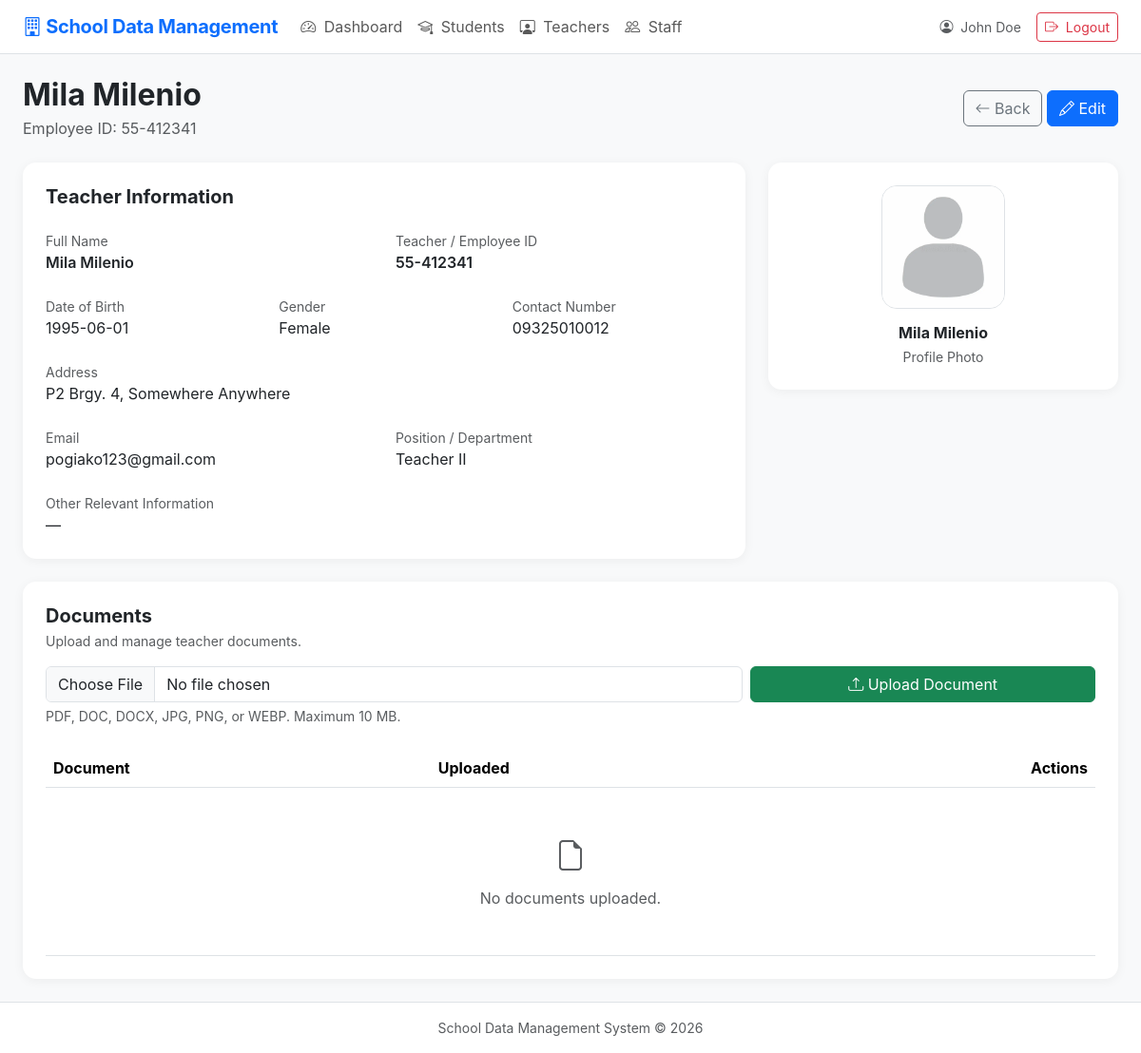
The app's page /teacher_view.php?id=1 (signed in) with its own data.
### tables this page shows
CREATE TABLE `teachers` (
  `id` int(10) UNSIGNED NOT NULL,
  `employee_id` varchar(50) NOT NULL,
  `photo` varchar(255) DEFAULT NULL,
  `full_name` varchar(150) NOT NULL,
  `date_of_birth` date DEFAULT NULL,
  `gender` varchar(30) DEFAULT NULL,
  `address` text DEFAULT NULL,
  `contact_number` varchar(50) DEFAULT NULL,
  `email` varchar(150) DEFAULT NULL,
  `position_department` varchar(150) DEFAULT NULL,
  `other_info` text DEFAULT NULL,
  `created_at` timestamp NOT NULL DEFAULT current_timestamp(),
  `updated_at` timestamp NOT NULL DEFAULT current_timestamp() ON UPDATE current_timestamp(),
  `plantilla_no` varchar(50) DEFAULT NULL,
  `first_day_of_service` date DEFAULT NULL,
  `current_latest_appointment` varchar(255) DEFAULT NULL,
  `deped_email` varchar(150) DEFAULT NULL,
  `personal_email` varchar(150) DEFAULT NULL,
  `degree_finished` varchar(255) DEFAULT NULL,
  `specialization_prc_eligibility` varchar(255) DEFAULT NULL,
  `tin_no` varchar(30) DEFAULT NULL,
  `birthdate` date DEFAULT NULL
);

### config.php (called while the page is built, shortened)
<?php
function e($value) {
    return htmlspecialchars((string)$value, ENT_QUOTES, 'UTF-8');
}
?>

### teacher_view.php (the view, shortened to what this page needs)
<?php
require_once __DIR__ . '/config.php';
$id = (int) ($_GET['id'] ?? 0);
$stmt = $pdo->prepare("
    SELECT *
    FROM teachers
    WHERE id = ?
");
$stmt->execute([$id]);
$teacher = $stmt->fetch();
$stmt = $pdo->prepare("
    SELECT *
    FROM documents
    WHERE owner_type = ?
    AND owner_id = ?
    ORDER BY uploaded_at DESC
");
$stmt->execute([
    'teacher',
    $id
]);
$documents = $stmt->fetchAll();
include 'header.php';
?>
<div class="d-flex flex-wrap justify-content-between align-items-center gap-2 mb-4">
    <div>
        <h2 class="fw-bold mb-1">
            <?= e($teacher['full_name']) ?>
        </h2>
        <p class="text-muted mb-0">
            Employee ID:
            <?= e($teacher['employee_id']) ?>
        </p>
    </div>
    <div>
        <a
            href="teachers.php"
            class="btn btn-outline-secondary"
        >
            <i class="bi bi-arrow-left"></i>
            Back
        </a>
        <a
            href="teacher_form.php?id=<?= (int) $id ?>"
            class="btn btn-primary"
        >
            <i class="bi bi-pencil"></i>
            Edit
        </a>
    </div>
</div>
<div class="row g-4">
    <div class="col-lg-8">
        <div class="card p-4">
            <h5 class="fw-bold mb-4">
                Teacher Information
            </h5>
            <div class="row g-4">
                <div class="col-md-6">
                    <div class="text-muted small">
                        Full Name
                    </div>
                    <div class="fw-semibold">
                        <?= e($teacher['full_name']) ?>
                    </div>
                </div>
                <div class="col-md-6">
                    <div class="text-muted small">
                        Teacher / Employee ID
                    </div>
                    <div class="fw-semibold">
                        <?= e($teacher['employee_id']) ?>
                    </div>
                </div>
                <div class="col-md-4">
                    <div class="text-muted small">
                        Date of Birth
                    </div>
                    <div>
                        <?= !empty($teacher['date_of_birth'])
                            ? e($teacher['date_of_birth'])
                            : '—' ?>
                    </div>
                </div>
                <div class="col-md-4">
                    <div class="text-muted small">
                        Gender
                    </div>
                    <div>
                        <?= !empty($teacher['gender'])
                            ? e($teacher['gender'])
                            : '—' ?>
                    </div>
                </div>
                <div class="col-md-4">
                    <div class="text-muted small">
                        Contact Number
                    </div>
                    <div>
                        <?= !empty($teacher['contact_number'])
                            ? e($teacher['contact_number'])
                            : '—' ?>
                    </div>
                </div>
                <div class="col-12">
                    <div class="text-muted small">
                        Address
                    </div>
                    <div>
                        <?= !empty($teacher['address'])
                            ? nl2br(e($teacher['address']))
                            : '—' ?>
                    </div>
                </div>
                <div class="col-md-6">
                    <div class="text-muted small">
                        Email
                    </div>
                    <div>
                        <?= !empty($teacher['email'])
                            ? e($teacher['email'])
                            : '—' ?>
                    </div>
                </div>
                <div class="col-md-6">
                    <div class="text-muted small">
                        Position / Department
                    </div>
                    <div>
                        <?= !empty($teacher['position_department'])
                            ? e($teacher['position_department'])
                            : '—' ?>
                    </div>
                </div>
                <div class="col-12">
                    <div class="text-muted small">
                        Other Relevant Information
                    </div>
                    <div>
                        <?= !empty($teacher['other_info'])
                            ? nl2br(e($teacher['other_info']))
                            : '—' ?>
                    </div>
                </div>
            </div>
        </div>
    </div>
    <div class="col-lg-4">
        <div class="card p-4 text-center">
            <?php if (!empty($teacher['photo'])): ?>
                <img
                    src="<?= e($teacher['photo']) ?>"
                    alt="Teacher Photo"
                    class="profile-photo mx-auto mb-3"
                >
            <?php endif; ?>
            <h6 class="fw-bold mb-1">
                <?= e($teacher['full_name']) ?>
            </h6>
            <small class="text-muted">
                Profile Photo
            </small>
        </div>
    </div>
</div>
<div class="card p-4 mt-4">
    <div class="d-flex justify-content-between align-items-center mb-3">
        <div>
            <h5 class="fw-bold mb-1">
                Documents
            </h5>
            <p class="text-muted small mb-0">
                Upload and manage teacher documents.
            </p>
        </div>
    </div>
    <form
        method="POST"
        enctype="multipart/form-data"
        class="row g-2 mb-4"
    >
        <div class="col-md-8">
            <input
                type="file"
                name="document"
                class="form-control"
                accept=".pdf,.doc,.docx,.jpg,.jpeg,.png,.webp"
                required
            >
            <div class="form-text">
                PDF, DOC, DOCX, JPG, PNG, or WEBP. Maximum 10 MB.
            </div>
        </div>
        <div class="col-md-4">
            <button
                type="submit"
                name="upload_document"
                value="1"
                class="btn btn-success w-100"
            >
                <i class="bi bi-upload"></i>
                Upload Document
            </button>
        </div>
    </form>
    <div class="table-responsive">
        <table class="table table-hover align-middle mb-0">
            <thead>
                <tr>
                    <th>Document</th>
                    <th>Uploaded</th>
                    <th class="text-end">Actions</th>
                </tr>
            </thead>
            <tbody>
                <?php if (!empty($documents)): ?>
                    <?php foreach ($documents as $document): ?>
                        <tr>
                            <td>
                                <i class="bi bi-file-earmark me-2"></i>
                                <?= e($document['document_name']) ?>
                            </td>
                            <td>
                                <?= e($document['uploaded_at']) ?>
                            </td>
                            <td class="text-end">
                                <a
                                    href="<?= e($document['file_path']) ?>"
                                    target="_blank"
                                    class="btn btn-sm btn-outline-primary"
                                >
                                    <i class="bi bi-eye"></i>
                                    View / Download
                                </a>
                                <a
                                    href="delete_document.php?id=<?= (int) $document['id'] ?>&return=teacher_view.php%3Fid%3D<?= (int) $id ?>"
                                    class="btn btn-sm btn-outline-danger"
                                    data-confirm="Delete this document?"
                                >
                                    <i class="bi bi-trash"></i>
                                    Delete
                                </a>
                            </td>
                        </tr>
                    <?php endforeach; ?>
                <?php else: ?>
                    <tr>
                        <td
                            colspan="3"
                            class="text-center text-muted py-5"
                        >
                            <i class="bi bi-file-earmark fs-2 d-block mb-2"></i>
                            No documents uploaded.
                        </td>
                    </tr>
                <?php endif; ?>
            </tbody>
        </table>
    </div>
</div>
<?php include 'footer.php'; ?>

### assets/style.css (style rules this page uses)
body { font-family: Inter, system-ui, -apple-system, "Segoe UI", sans-serif; }
.card { border: 0; border-radius: 14px; box-shadow: 0 2px 12px rgba(0,0,0,.05); }
.profile-photo { width: 130px; height: 130px; object-fit: cover; border-radius: 16px; border: 1px solid #dee2e6; }
.table td, .table th { vertical-align: middle; }

### assets/navigation.css (style rules this page uses)
html, body { min-height: 100%; }
body { display: flex; flex-direction: column; min-height: 100vh; }

### records on screen
teachers: full_name "Mila Milenio", employee "55-412341", date_of_birth "1995-06-01", gender "Female", contact_number "09325010012", address "P2 Brgy. 4, Somewhere Anywhere", email "pogiako123@gmail.com", position_department "Teacher II", photo (picture)

### other values on screen
$_SESSION['full_name'] "John Doe"
